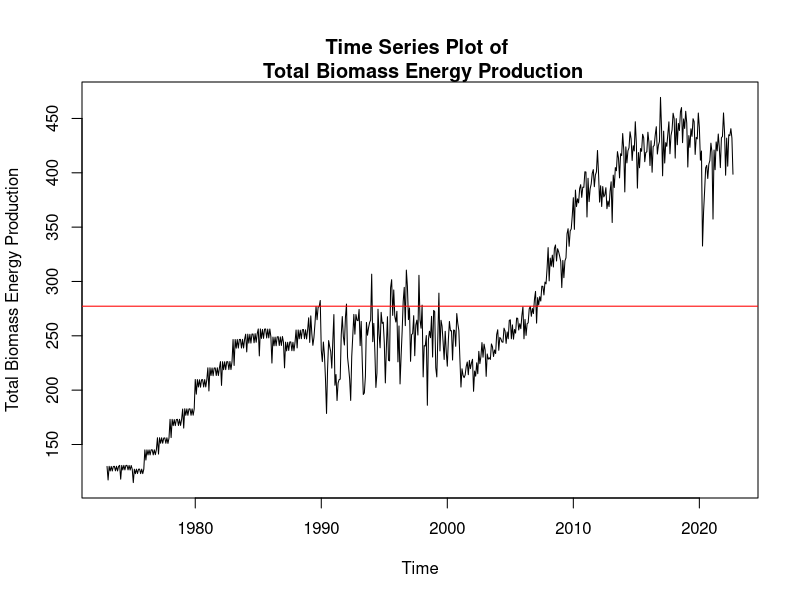
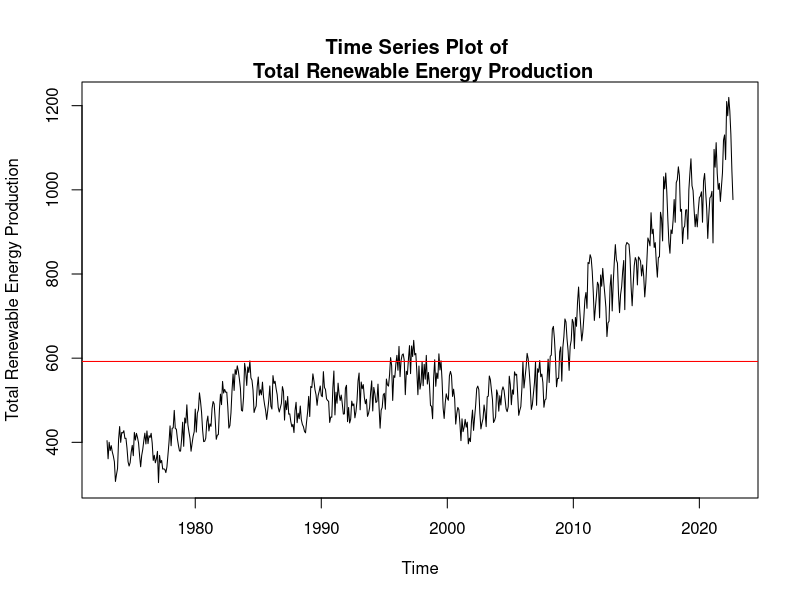
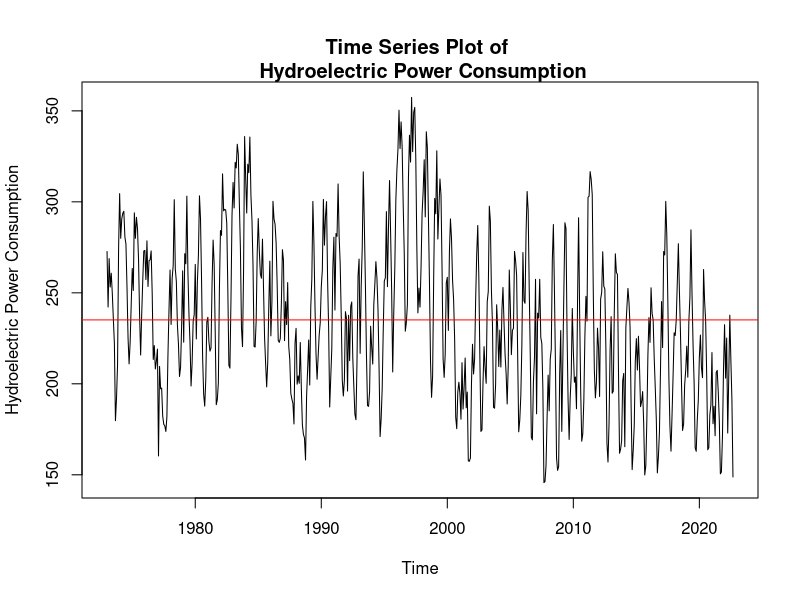
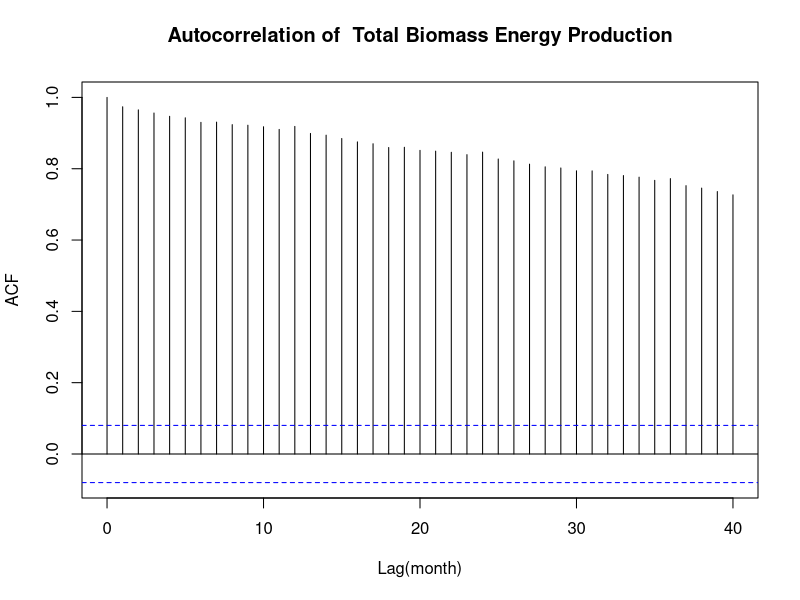
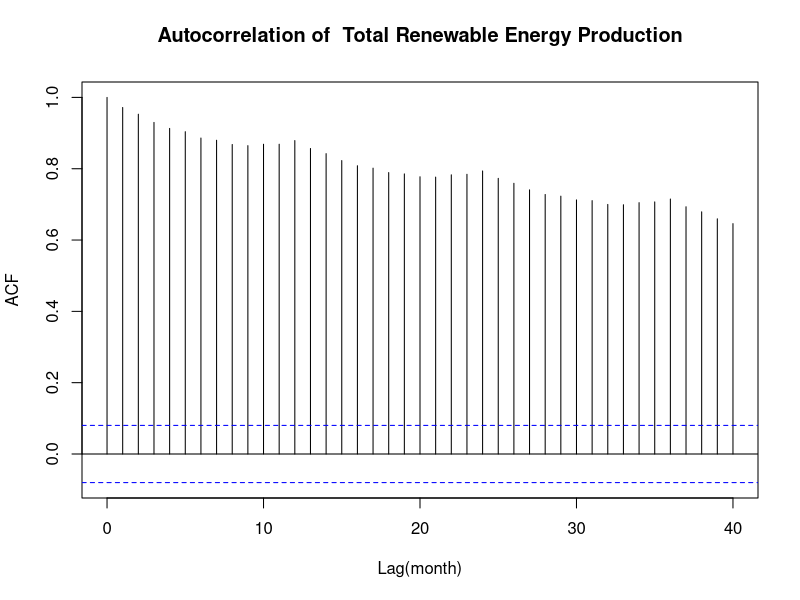
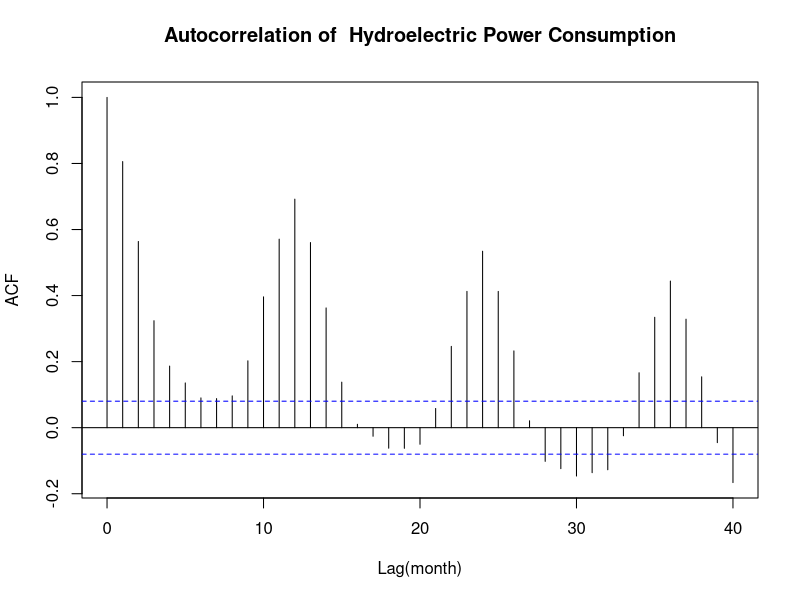
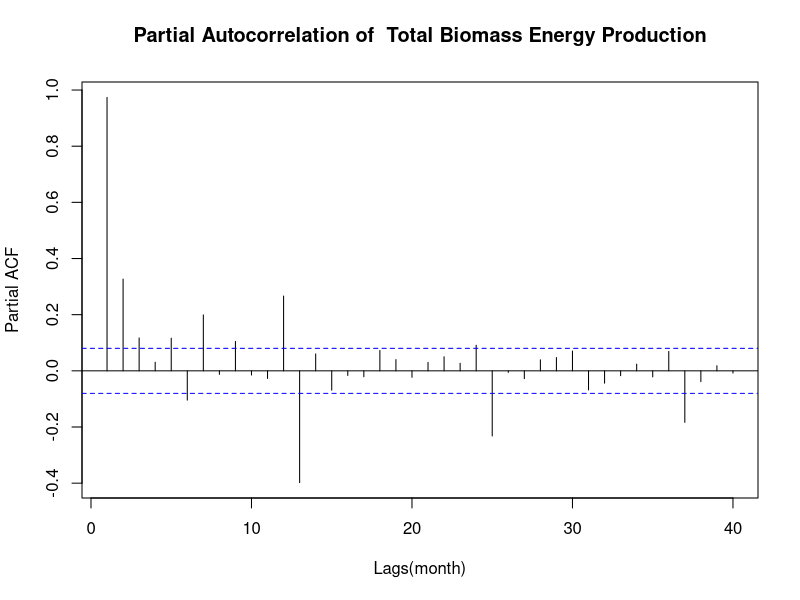
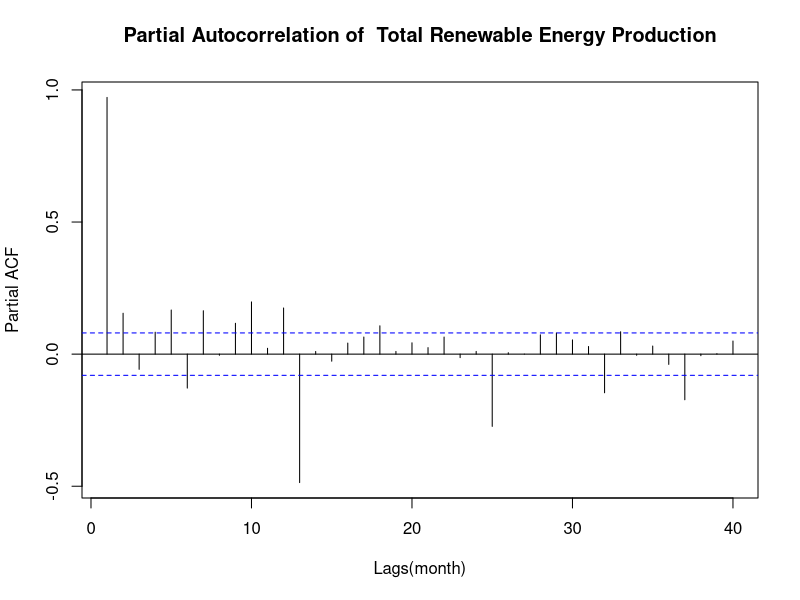

Source code (R) for these figures, in order:
## ---- chunk 1
#Load/install required packages here

library(forecast)
library(tseries)
library(dplyr)
library(readxl)

## ---- chunk 2
#Importing data set and clean the data sets

df1 <- read_xlsx("./Data/Table_10.1_Renewable_Energy_Production_and_Consumption_by_Source.xlsx", col_names = TRUE, skip = 10)

df2 <- read.table(file="./Data/Table_10.1_Renewable_Energy_Production_and_Consumption_by_Source-Edit.csv", header=TRUE,dec = ".",sep=",",stringsAsFactors = TRUE) 

df1 = df1[-1,]

## ---- chunk 3

col_names = c("Total Biomass Energy Production", 
              "Total Renewable Energy Production", 
              "Hydroelectric Power Consumption")

df1_red = subset(df1, select = col_names)

head(df1_red)

## ---- chunk 4
df1_red[, c(1:3)] = sapply(df1_red[, c(1:3)], as.numeric) #convert it columns to numeric, otherwise ts() will change numbers

ts_df1 = ts(df1_red, start = c(1973, 1), frequency = 12)

head(ts_df1)
## ---- chunk 5

a = c(colnames(ts_df1))

mean_list = data.frame(
  c("Mean of Biomass Energy Production", 
    "Mean of Renewable Energy Production",
    "Mean of Hydroelectric Power Consumption"),
  c(mean(ts_df1[, "Total Biomass Energy Production"]),
    mean(ts_df1[, "Total Renewable Energy Production"]),
    mean(ts_df1[, "Hydroelectric Power Consumption"])
    )
  )

mean_list

std_list = data.frame(
  c("Std of Biomass Energy Production",
    "Std of Renewable Energy Production", 
    "Std of Hydroelectric Power Consumption"),
  c(sd(ts_df1[, "Total Biomass Energy Production"]),
    sd(ts_df1[, "Total Renewable Energy Production"]),
    sd(ts_df1[, "Hydroelectric Power Consumption"])
    )
  )

std_list

## ---- chunk 6

for (i in c(1:3)) { 
  
plot(ts_df1[ , a[i]], type = "l",
     xlab = "Time",
     ylab = a[i])
  
abline(h=mean_list[[i,2]], col = "red")

title(main = paste("Time Series Plot of \n",a[i]), line = 0.2)
}

## ---- chunk 7

cor(ts_df1)

## ---- chunk 8

for (i in c(1:3)){

fig = acf(ts_df1[, a[i]], lag.max = 40, plot = FALSE)

fig$series <- NULL 

fig$lag[1:41] = c(0:40)

fig %>% plot(main = paste("Autocorrelation of ", a[i]),
             xlab = "Lag(month)")
}
## ---- chunk 9

for (i in c(1:3)) {
  
fig1 = pacf(ts_df1[, a[i]], lag.max = 40, plot = FALSE)

fig1$series <- NULL

fig1$lag[1:40] <- c(1:40)

fig1 %>% plot(, main = paste("Partial Autocorrelation of ", a[i]),
              xlab = "Lags(month)")
}
